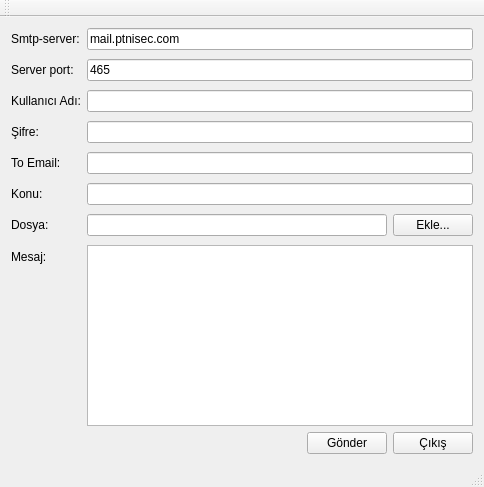
<?xml version="1.0" encoding="UTF-8"?>
<ui version="4.0">
 <class>MainWindow</class>
 <widget class="QMainWindow" name="MainWindow">
  <property name="geometry">
   <rect>
    <x>0</x>
    <y>0</y>
    <width>484</width>
    <height>487</height>
   </rect>
  </property>
  <property name="windowTitle">
   <string>Mail Gönderimi</string>
  </property>
  <widget class="QWidget" name="centralWidget">
   <layout class="QVBoxLayout" name="verticalLayout">
    <item>
     <layout class="QFormLayout" name="formLayout">
      <property name="fieldGrowthPolicy">
       <enum>QFormLayout::ExpandingFieldsGrow</enum>
      </property>
      <property name="rowWrapPolicy">
       <enum>QFormLayout::WrapLongRows</enum>
      </property>
      <property name="verticalSpacing">
       <number>9</number>
      </property>
      <item row="0" column="0">
       <widget class="QLabel" name="label">
        <property name="text">
         <string>Smtp-server:</string>
        </property>
       </widget>
      </item>
      <item row="0" column="1">
       <widget class="QLineEdit" name="server">
        <property name="text">
         <string>mail.ptnisec.com</string>
        </property>
        <property name="placeholderText">
         <string/>
        </property>
       </widget>
      </item>
      <item row="1" column="0">
       <widget class="QLabel" name="label_2">
        <property name="text">
         <string>Server port:</string>
        </property>
       </widget>
      </item>
      <item row="1" column="1">
       <widget class="QLineEdit" name="port">
        <property name="text">
         <string>465</string>
        </property>
       </widget>
      </item>
      <item row="2" column="0">
       <widget class="QLabel" name="label_3">
        <property name="text">
         <string>Kullanıcı Adı:</string>
        </property>
       </widget>
      </item>
      <item row="2" column="1">
       <widget class="QLineEdit" name="uname"/>
      </item>
      <item row="3" column="0">
       <widget class="QLabel" name="label_4">
        <property name="text">
         <string>Şifre:</string>
        </property>
       </widget>
      </item>
      <item row="3" column="1">
       <widget class="QLineEdit" name="paswd">
        <property name="inputMask">
         <string/>
        </property>
        <property name="echoMode">
         <enum>QLineEdit::Password</enum>
        </property>
       </widget>
      </item>
      <item row="4" column="0">
       <widget class="QLabel" name="label_5">
        <property name="text">
         <string>To Email:</string>
        </property>
       </widget>
      </item>
      <item row="4" column="1">
       <widget class="QLineEdit" name="rcpt"/>
      </item>
      <item row="5" column="0">
       <widget class="QLabel" name="label_6">
        <property name="text">
         <string>Konu:</string>
        </property>
       </widget>
      </item>
      <item row="5" column="1">
       <widget class="QLineEdit" name="subject"/>
      </item>
      <item row="6" column="0">
       <widget class="QLabel" name="label_8">
        <property name="text">
         <string>Dosya:</string>
        </property>
       </widget>
      </item>
      <item row="7" column="0">
       <widget class="QLabel" name="label_7">
        <property name="text">
         <string>Mesaj:</string>
        </property>
       </widget>
      </item>
      <item row="7" column="1">
       <widget class="QPlainTextEdit" name="msg"/>
      </item>
      <item row="6" column="1">
       <layout class="QHBoxLayout" name="horizontalLayout_3">
        <item>
         <widget class="QLineEdit" name="file">
          <property name="readOnly">
           <bool>true</bool>
          </property>
         </widget>
        </item>
        <item>
         <widget class="QPushButton" name="browseBtn">
          <property name="text">
           <string>Ekle...</string>
          </property>
         </widget>
        </item>
       </layout>
      </item>
     </layout>
    </item>
    <item>
     <layout class="QHBoxLayout" name="horizontalLayout">
      <item>
       <spacer name="horizontalSpacer">
        <property name="orientation">
         <enum>Qt::Horizontal</enum>
        </property>
        <property name="sizeHint" stdset="0">
         <size>
          <width>40</width>
          <height>20</height>
         </size>
        </property>
       </spacer>
      </item>
      <item>
       <widget class="QPushButton" name="sendBtn">
        <property name="text">
         <string>Gönder</string>
        </property>
       </widget>
      </item>
      <item>
       <widget class="QPushButton" name="exitBtn">
        <property name="text">
         <string>Çıkış</string>
        </property>
       </widget>
      </item>
     </layout>
    </item>
   </layout>
  </widget>
  <widget class="QMenuBar" name="menuBar">
   <property name="geometry">
    <rect>
     <x>0</x>
     <y>0</y>
     <width>484</width>
     <height>20</height>
    </rect>
   </property>
  </widget>
  <widget class="QToolBar" name="mainToolBar">
   <attribute name="toolBarArea">
    <enum>TopToolBarArea</enum>
   </attribute>
   <attribute name="toolBarBreak">
    <bool>false</bool>
   </attribute>
  </widget>
  <widget class="QStatusBar" name="statusBar"/>
 </widget>
 <layoutdefault spacing="6" margin="11"/>
 <resources/>
 <connections/>
</ui>
